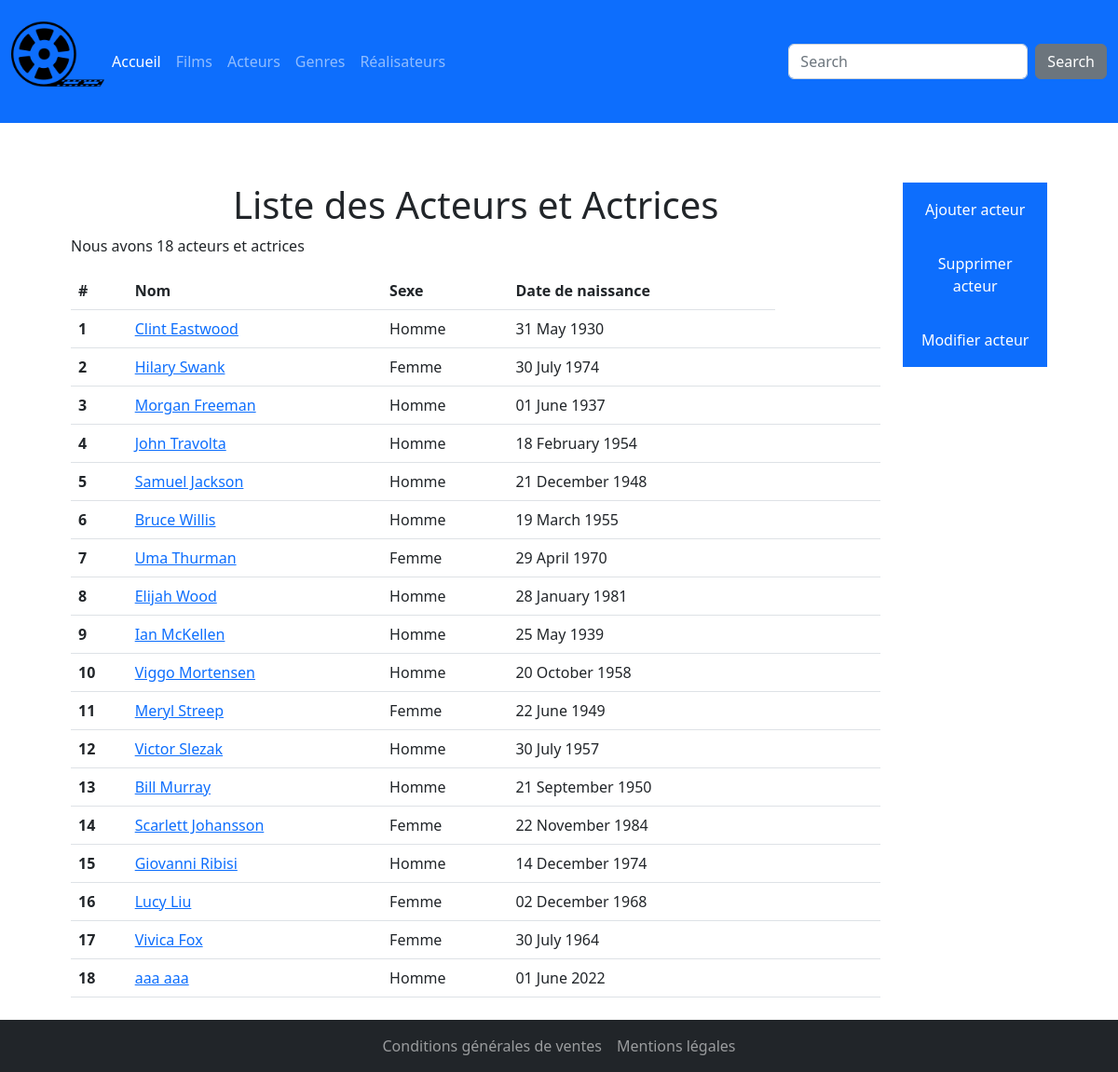
The page /index.php?action=listActeurs on the database its author committed.
### tables this page shows
CREATE TABLE IF NOT EXISTS `acteur` (
  `id_acteur` int(11) NOT NULL,
  `nom` varchar(50) DEFAULT NULL,
  `prenom` varchar(50) DEFAULT NULL,
  `sexe` varchar(50) DEFAULT NULL,
  `date_de_naissance` date DEFAULT NULL,
  PRIMARY KEY (`id_acteur`)
);

### app/controllers/ActeurController.php (called while the page is built, shortened)
<?php
    require_once "app/DAO.php";
    class ActeurController{
        public function findAll(){
            $dao = new DAO;
             $sql = "SELECT CONCAT(a.prenom,' ', a.nom) as nom, a.sexe, date_format(a.date_de_naissance, '%d %M %Y') as date_de_naissance, a.id_acteur as id_acteur
             FROM acteur a";
            $acteurs = $dao->executerRequete($sql);
            return $acteurs;
        }
        public function afficherListeActeurs(){
            $acteurs = $this->findAll();
            require "app/views/acteur/listActeurs.php";
        }
    }
    ?>

### app/DAO.php (called while the page is built, shortened)
<?php
Class DAO{
    private $bdd;
    public function __construct(){
        $this->bdd = new PDO("mysql:host=localhost;dbname=cinema;charset=utf8", "root", "");
    }
    public function executerRequete($sql, $params = NULL){
        if ($params == NULL){
            $result = $this->bdd->query($sql);
        }else{
            $result = $this->bdd->prepare($sql);
            $result->execute($params);
        }
        return $result;
    }
}

### app/views/acteur/listActeurs.php (the view, shortened to what this page needs)
<?php
$compteur=1;
?>
<div class="contain-fluid p-5 row w-100">
    <article class="col-10">
        <h1>Liste des Acteurs et Actrices</h1>
        <p>Nous avons <?= $acteurs->rowCount(); ?> acteurs et actrices</p>
        <table class="table">
            <thead>
                <tr>
                    <th scope="col">#</th>
                    <th scope="col">Nom</th>
                    <th scope="col">Sexe</th>
                    <th scope="col">Date de naissance</th>
                </tr>
            </thead>
            <tbody>
        <?php foreach($acteurs->fetchAll() as $acteur){?>
            <tr>
                <th scope="row"><?=$compteur++?></th>
                <td><a href="index.php?action=detailActeur&id=<?= $acteur['id_acteur']?>"><?= $acteur['nom'] ?></a></td>
                <td><?= $acteur['sexe']?></td>
                <td><?= $acteur['date_de_naissance']?></td>
            </tr>
        <?php } ?>
            </tbody>
        </table>
    </article>
    <aside class="col-2 text-center">
        <nav class="d-flex flex-column">
            <a class = "crud-boutton" id="ajouter-acteur" href="index.php?action=addActeur">Ajouter acteur</a>
            <a class = "crud-boutton" id="supprimer-acteur" href="index.php?action=menuSupprimerActeur">Supprimer acteur</a>
            <a class = "crud-boutton" id="modifier-acteur" href="index.php?action=menuModifierActeur">Modifier acteur</a>
        </nav>
    </aside>
</div>
<?php
require "app/views/template.php";
?>

### public/css/style.css (style rules this page uses)
* { margin: 0; padding: 0; }
.contain h1 { text-align: center; }
.crud-boutton { text-decoration: none!important; border: solid 1px!important; border-color: #0d6efd!important; background-color:#0d6efd ; color:white; padding: 1em; }

### rows shown on the page
acteur: nom "Clint Eastwood", sexe "Homme", date_de_naissance "31 May 1930"
acteur: nom "Hilary Swank", sexe "Femme", date_de_naissance "30 July 1974"
acteur: nom "Morgan Freeman", sexe "Homme", date_de_naissance "01 June 1937"
acteur: nom "John Travolta", sexe "Homme", date_de_naissance "18 February 1954"
acteur: nom "Samuel Jackson", sexe "Homme", date_de_naissance "21 December 1948"
acteur: nom "Bruce Willis", sexe "Homme", date_de_naissance "19 March 1955"
acteur: nom "Uma Thurman", sexe "Femme", date_de_naissance "29 April 1970"
acteur: nom "Elijah Wood", sexe "Homme", date_de_naissance "28 January 1981"
acteur: nom "Ian McKellen", sexe "Homme", date_de_naissance "25 May 1939"
acteur: nom "Viggo Mortensen", sexe "Homme", date_de_naissance "20 October 1958"
acteur: nom "Meryl Streep", sexe "Femme", date_de_naissance "22 June 1949"
acteur: nom "Victor Slezak", sexe "Homme", date_de_naissance "30 July 1957"
acteur: nom "Bill Murray", sexe "Homme", date_de_naissance "21 September 1950"
acteur: nom "Scarlett Johansson", sexe "Femme", date_de_naissance "22 November 1984"
acteur: nom "Giovanni Ribisi", sexe "Homme", date_de_naissance "14 December 1974"
acteur: nom "Lucy Liu", sexe "Femme", date_de_naissance "02 December 1968"
acteur: nom "Vivica Fox", sexe "Femme", date_de_naissance "30 July 1964"
acteur: nom "aaa aaa", sexe "Homme", date_de_naissance "01 June 2022"

### other values the page prints
$acteurs->rowCount() "18"
